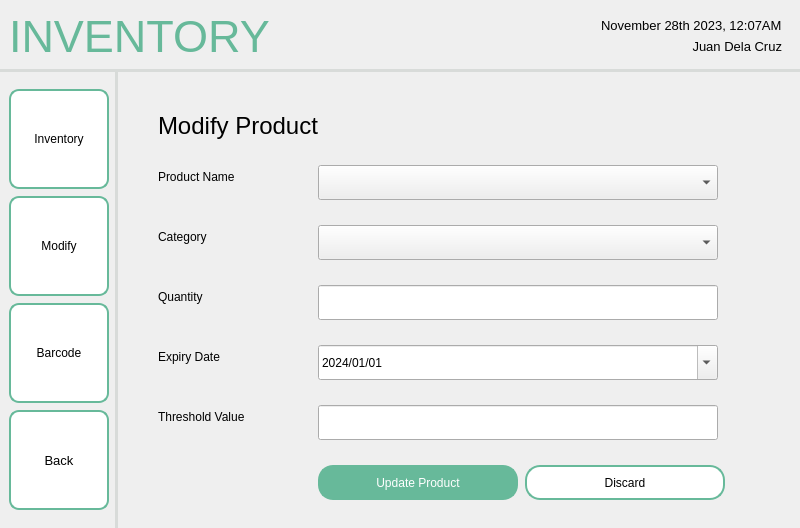
<?xml version="1.0" encoding="UTF-8"?>
<ui version="4.0">
 <class>MainWindow</class>
 <widget class="QMainWindow" name="MainWindow">
  <property name="geometry">
   <rect>
    <x>0</x>
    <y>0</y>
    <width>800</width>
    <height>528</height>
   </rect>
  </property>
  <property name="windowTitle">
   <string>MainWindow</string>
  </property>
  <widget class="QWidget" name="centralwidget">
   <layout class="QHBoxLayout" name="horizontalLayout">
    <property name="leftMargin">
     <number>0</number>
    </property>
    <property name="topMargin">
     <number>0</number>
    </property>
    <property name="rightMargin">
     <number>0</number>
    </property>
    <property name="bottomMargin">
     <number>0</number>
    </property>
    <item>
     <widget class="QFrame" name="frame">
      <property name="sizePolicy">
       <sizepolicy hsizetype="Preferred" vsizetype="Preferred">
        <horstretch>0</horstretch>
        <verstretch>0</verstretch>
       </sizepolicy>
      </property>
      <property name="frameShape">
       <enum>QFrame::NoFrame</enum>
      </property>
      <property name="frameShadow">
       <enum>QFrame::Plain</enum>
      </property>
      <layout class="QGridLayout" name="gridLayout">
       <property name="leftMargin">
        <number>0</number>
       </property>
       <property name="topMargin">
        <number>0</number>
       </property>
       <property name="rightMargin">
        <number>0</number>
       </property>
       <property name="bottomMargin">
        <number>0</number>
       </property>
       <property name="spacing">
        <number>0</number>
       </property>
       <item row="1" column="0">
        <widget class="QWidget" name="navbar" native="true">
         <property name="sizePolicy">
          <sizepolicy hsizetype="Fixed" vsizetype="Preferred">
           <horstretch>0</horstretch>
           <verstretch>0</verstretch>
          </sizepolicy>
         </property>
         <property name="styleSheet">
          <string notr="true">QWidget {
    border-right: 3px solid #D8DBD9;
}
</string>
         </property>
         <layout class="QVBoxLayout" name="verticalLayout_2">
          <property name="spacing">
           <number>7</number>
          </property>
          <item>
           <spacer name="verticalSpacer">
            <property name="orientation">
             <enum>Qt::Vertical</enum>
            </property>
            <property name="sizeHint" stdset="0">
             <size>
              <width>20</width>
              <height>40</height>
             </size>
            </property>
           </spacer>
          </item>
          <item>
           <widget class="QPushButton" name="pushButton_3">
            <property name="minimumSize">
             <size>
              <width>100</width>
              <height>100</height>
             </size>
            </property>
            <property name="maximumSize">
             <size>
              <width>100</width>
              <height>100</height>
             </size>
            </property>
            <property name="styleSheet">
             <string notr="true">QPushButton {
    background-color: white;
    border: 2px solid #67B99A;
    color: black;
    padding: 8px 16px;
    border-radius: 10px;
}

QPushButton:hover {
    border: 2px solid #4D926D;
}

QPushButton:pressed {
	background-color: #F0F0F0;
	border: 2px solid #265C42;
}</string>
            </property>
            <property name="text">
             <string>Inventory</string>
            </property>
           </widget>
          </item>
          <item>
           <widget class="QPushButton" name="pushButton_2">
            <property name="minimumSize">
             <size>
              <width>100</width>
              <height>100</height>
             </size>
            </property>
            <property name="maximumSize">
             <size>
              <width>100</width>
              <height>100</height>
             </size>
            </property>
            <property name="styleSheet">
             <string notr="true">QPushButton {
    background-color: white;
    border: 2px solid #67B99A;
    color: black;
    padding: 8px 16px;
    border-radius: 10px;
}

QPushButton:hover {
    border: 2px solid #4D926D;
}

QPushButton:pressed {
	background-color: #F0F0F0;
	border: 2px solid #265C42;
}</string>
            </property>
            <property name="text">
             <string>Modify</string>
            </property>
           </widget>
          </item>
          <item>
           <widget class="QPushButton" name="pushButton_10">
            <property name="minimumSize">
             <size>
              <width>100</width>
              <height>100</height>
             </size>
            </property>
            <property name="maximumSize">
             <size>
              <width>100</width>
              <height>100</height>
             </size>
            </property>
            <property name="styleSheet">
             <string notr="true">QPushButton {
    background-color: white;
    border: 2px solid #67B99A;
    color: black;
    padding: 8px 16px;
    border-radius: 10px;
}

QPushButton:hover {
    border: 2px solid #4D926D;
}

QPushButton:pressed {
	background-color: #F0F0F0;
	border: 2px solid #265C42;
}</string>
            </property>
            <property name="text">
             <string>Barcode</string>
            </property>
           </widget>
          </item>
          <item>
           <widget class="QPushButton" name="pushButton">
            <property name="sizePolicy">
             <sizepolicy hsizetype="Fixed" vsizetype="Fixed">
              <horstretch>0</horstretch>
              <verstretch>0</verstretch>
             </sizepolicy>
            </property>
            <property name="minimumSize">
             <size>
              <width>100</width>
              <height>100</height>
             </size>
            </property>
            <property name="maximumSize">
             <size>
              <width>100</width>
              <height>100</height>
             </size>
            </property>
            <property name="font">
             <font>
              <pointsize>10</pointsize>
             </font>
            </property>
            <property name="styleSheet">
             <string notr="true">QPushButton {
    background-color: white;
    border: 2px solid #67B99A;
    color: black;
    padding: 8px 16px;
    border-radius: 10px;
}

QPushButton:hover {
    border: 2px solid #4D926D;
}

QPushButton:pressed {
	background-color: #F0F0F0;
	border: 2px solid #265C42;
}</string>
            </property>
            <property name="text">
             <string>Back</string>
            </property>
            <property name="icon">
             <iconset resource="../../../../assets/resourceFile.qrc">
              <normaloff>:/logos/Icons/entypo_back.png</normaloff>:/logos/Icons/entypo_back.png</iconset>
            </property>
            <property name="autoRepeat">
             <bool>false</bool>
            </property>
           </widget>
          </item>
          <item>
           <spacer name="verticalSpacer_3">
            <property name="orientation">
             <enum>Qt::Vertical</enum>
            </property>
            <property name="sizeHint" stdset="0">
             <size>
              <width>20</width>
              <height>40</height>
             </size>
            </property>
           </spacer>
          </item>
         </layout>
        </widget>
       </item>
       <item row="0" column="0" colspan="2">
        <widget class="QWidget" name="header" native="true">
         <property name="styleSheet">
          <string notr="true">QWidget {
    border-bottom: 3px solid #D8DBD9; 
}
</string>
         </property>
         <layout class="QHBoxLayout" name="horizontalLayout_2">
          <item>
           <widget class="QLabel" name="label">
            <property name="font">
             <font>
              <pointsize>-1</pointsize>
             </font>
            </property>
            <property name="layoutDirection">
             <enum>Qt::LeftToRight</enum>
            </property>
            <property name="styleSheet">
             <string notr="true">QLabel {
    color: #67B99A;
    font-size: 45px;
}</string>
            </property>
            <property name="text">
             <string>INVENTORY</string>
            </property>
            <property name="scaledContents">
             <bool>false</bool>
            </property>
           </widget>
          </item>
          <item>
           <spacer name="horizontalSpacer">
            <property name="orientation">
             <enum>Qt::Horizontal</enum>
            </property>
            <property name="sizeHint" stdset="0">
             <size>
              <width>40</width>
              <height>20</height>
             </size>
            </property>
           </spacer>
          </item>
          <item>
           <widget class="QFrame" name="frame_2">
            <layout class="QVBoxLayout" name="verticalLayout">
             <item>
              <widget class="QLabel" name="label_2">
               <property name="font">
                <font>
                 <pointsize>10</pointsize>
                </font>
               </property>
               <property name="styleSheet">
                <string notr="true">QLabel {
    color: black;
}</string>
               </property>
               <property name="text">
                <string>November 28th 2023, 12:07AM</string>
               </property>
              </widget>
             </item>
             <item>
              <widget class="QLabel" name="label_3">
               <property name="font">
                <font>
                 <pointsize>10</pointsize>
                </font>
               </property>
               <property name="styleSheet">
                <string notr="true">QLabel {
    color: black;
}</string>
               </property>
               <property name="text">
                <string>Juan Dela Cruz</string>
               </property>
               <property name="alignment">
                <set>Qt::AlignRight|Qt::AlignTrailing|Qt::AlignVCenter</set>
               </property>
              </widget>
             </item>
            </layout>
           </widget>
          </item>
         </layout>
        </widget>
       </item>
       <item row="1" column="1">
        <widget class="QFrame" name="Content">
         <layout class="QVBoxLayout" name="verticalLayout_4">
          <property name="leftMargin">
           <number>25</number>
          </property>
          <property name="topMargin">
           <number>25</number>
          </property>
          <property name="rightMargin">
           <number>25</number>
          </property>
          <property name="bottomMargin">
           <number>25</number>
          </property>
          <item>
           <widget class="QWidget" name="widget" native="true">
            <layout class="QHBoxLayout" name="horizontalLayout_4">
             <property name="spacing">
              <number>7</number>
             </property>
             <property name="leftMargin">
              <number>15</number>
             </property>
             <property name="topMargin">
              <number>15</number>
             </property>
             <property name="rightMargin">
              <number>15</number>
             </property>
             <property name="bottomMargin">
              <number>0</number>
             </property>
             <item>
              <widget class="QWidget" name="widget_2" native="true">
               <layout class="QFormLayout" name="formLayout">
                <property name="horizontalSpacing">
                 <number>0</number>
                </property>
                <property name="verticalSpacing">
                 <number>25</number>
                </property>
                <property name="leftMargin">
                 <number>0</number>
                </property>
                <property name="topMargin">
                 <number>0</number>
                </property>
                <property name="rightMargin">
                 <number>0</number>
                </property>
                <property name="bottomMargin">
                 <number>0</number>
                </property>
                <item row="0" column="0">
                 <widget class="QLabel" name="label_4">
                  <property name="font">
                   <font>
                    <pointsize>18</pointsize>
                   </font>
                  </property>
                  <property name="text">
                   <string>Modify Product</string>
                  </property>
                 </widget>
                </item>
                <item row="1" column="0">
                 <widget class="QLabel" name="label_5">
                  <property name="text">
                   <string>Product Name</string>
                  </property>
                 </widget>
                </item>
                <item row="2" column="0">
                 <widget class="QLabel" name="label_6">
                  <property name="text">
                   <string>Category</string>
                  </property>
                 </widget>
                </item>
                <item row="2" column="1">
                 <widget class="QComboBox" name="comboBox">
                  <property name="minimumSize">
                   <size>
                    <width>400</width>
                    <height>35</height>
                   </size>
                  </property>
                  <property name="maximumSize">
                   <size>
                    <width>400</width>
                    <height>35</height>
                   </size>
                  </property>
                 </widget>
                </item>
                <item row="3" column="0">
                 <widget class="QLabel" name="label_7">
                  <property name="text">
                   <string>Quantity</string>
                  </property>
                 </widget>
                </item>
                <item row="3" column="1">
                 <widget class="QLineEdit" name="lineEdit_4">
                  <property name="minimumSize">
                   <size>
                    <width>400</width>
                    <height>35</height>
                   </size>
                  </property>
                  <property name="maximumSize">
                   <size>
                    <width>400</width>
                    <height>35</height>
                   </size>
                  </property>
                 </widget>
                </item>
                <item row="4" column="0">
                 <widget class="QLabel" name="label_8">
                  <property name="text">
                   <string>Expiry Date</string>
                  </property>
                 </widget>
                </item>
                <item row="5" column="0">
                 <widget class="QLabel" name="label_9">
                  <property name="text">
                   <string>Threshold Value</string>
                  </property>
                 </widget>
                </item>
                <item row="5" column="1">
                 <widget class="QLineEdit" name="lineEdit_5">
                  <property name="minimumSize">
                   <size>
                    <width>400</width>
                    <height>35</height>
                   </size>
                  </property>
                  <property name="maximumSize">
                   <size>
                    <width>400</width>
                    <height>35</height>
                   </size>
                  </property>
                 </widget>
                </item>
                <item row="6" column="1">
                 <widget class="QWidget" name="widget_3" native="true">
                  <property name="sizePolicy">
                   <sizepolicy hsizetype="Preferred" vsizetype="Preferred">
                    <horstretch>0</horstretch>
                    <verstretch>0</verstretch>
                   </sizepolicy>
                  </property>
                  <layout class="QHBoxLayout" name="horizontalLayout_3">
                   <property name="spacing">
                    <number>7</number>
                   </property>
                   <property name="leftMargin">
                    <number>0</number>
                   </property>
                   <property name="topMargin">
                    <number>0</number>
                   </property>
                   <property name="rightMargin">
                    <number>0</number>
                   </property>
                   <property name="bottomMargin">
                    <number>0</number>
                   </property>
                   <item>
                    <widget class="QPushButton" name="pushButton_4">
                     <property name="sizePolicy">
                      <sizepolicy hsizetype="Fixed" vsizetype="Fixed">
                       <horstretch>0</horstretch>
                       <verstretch>0</verstretch>
                      </sizepolicy>
                     </property>
                     <property name="minimumSize">
                      <size>
                       <width>200</width>
                       <height>35</height>
                      </size>
                     </property>
                     <property name="maximumSize">
                      <size>
                       <width>200</width>
                       <height>35</height>
                      </size>
                     </property>
                     <property name="styleSheet">
                      <string notr="true">QPushButton {
    background-color: #67B99A;
    color: white;
    border: 2px solid #67B99A;
    padding: 8px 16px;
    border-radius: 15px;
}
QPushButton:hover {
    background-color: #5CAE8B;
    border: 2px solid #5CAE8B;
}
QPushButton:pressed {
    background-color: #4D9C7F;
	border: 2px solid #4D9C7F;
}</string>
                     </property>
                     <property name="text">
                      <string>Update Product</string>
                     </property>
                    </widget>
                   </item>
                   <item>
                    <widget class="QPushButton" name="pushButton_5">
                     <property name="sizePolicy">
                      <sizepolicy hsizetype="Fixed" vsizetype="Fixed">
                       <horstretch>0</horstretch>
                       <verstretch>0</verstretch>
                      </sizepolicy>
                     </property>
                     <property name="minimumSize">
                      <size>
                       <width>200</width>
                       <height>35</height>
                      </size>
                     </property>
                     <property name="maximumSize">
                      <size>
                       <width>200</width>
                       <height>35</height>
                      </size>
                     </property>
                     <property name="styleSheet">
                      <string notr="true">QPushButton {
    background-color: white;
    border: 2px solid #67B99A;
    color: black;
    padding: 8px 16px;
    border-radius: 15px;
}

QPushButton:hover {
    border: 2px solid #4D926D;
}

QPushButton:pressed {
	background-color: #F0F0F0;
	border: 2px solid #265C42;
}</string>
                     </property>
                     <property name="text">
                      <string>Discard</string>
                     </property>
                    </widget>
                   </item>
                   <item>
                    <spacer name="horizontalSpacer_3">
                     <property name="orientation">
                      <enum>Qt::Horizontal</enum>
                     </property>
                     <property name="sizeHint" stdset="0">
                      <size>
                       <width>40</width>
                       <height>20</height>
                      </size>
                     </property>
                    </spacer>
                   </item>
                  </layout>
                 </widget>
                </item>
                <item row="4" column="1">
                 <widget class="QDateEdit" name="dateEdit">
                  <property name="minimumSize">
                   <size>
                    <width>400</width>
                    <height>35</height>
                   </size>
                  </property>
                  <property name="maximumSize">
                   <size>
                    <width>400</width>
                    <height>16777215</height>
                   </size>
                  </property>
                  <property name="displayFormat">
                   <string>yyyy/MM/dd</string>
                  </property>
                  <property name="calendarPopup">
                   <bool>true</bool>
                  </property>
                  <property name="date">
                   <date>
                    <year>2024</year>
                    <month>1</month>
                    <day>1</day>
                   </date>
                  </property>
                 </widget>
                </item>
                <item row="1" column="1">
                 <widget class="QComboBox" name="comboBox_2">
                  <property name="minimumSize">
                   <size>
                    <width>400</width>
                    <height>35</height>
                   </size>
                  </property>
                  <property name="maximumSize">
                   <size>
                    <width>400</width>
                    <height>35</height>
                   </size>
                  </property>
                  <property name="currentText">
                   <string/>
                  </property>
                 </widget>
                </item>
               </layout>
              </widget>
             </item>
             <item>
              <spacer name="horizontalSpacer_2">
               <property name="orientation">
                <enum>Qt::Horizontal</enum>
               </property>
               <property name="sizeHint" stdset="0">
                <size>
                 <width>40</width>
                 <height>20</height>
                </size>
               </property>
              </spacer>
             </item>
            </layout>
           </widget>
          </item>
         </layout>
        </widget>
       </item>
      </layout>
     </widget>
    </item>
   </layout>
  </widget>
 </widget>
 <resources>
  <include location="../../../../assets/resourceFile.qrc"/>
 </resources>
 <connections/>
</ui>
